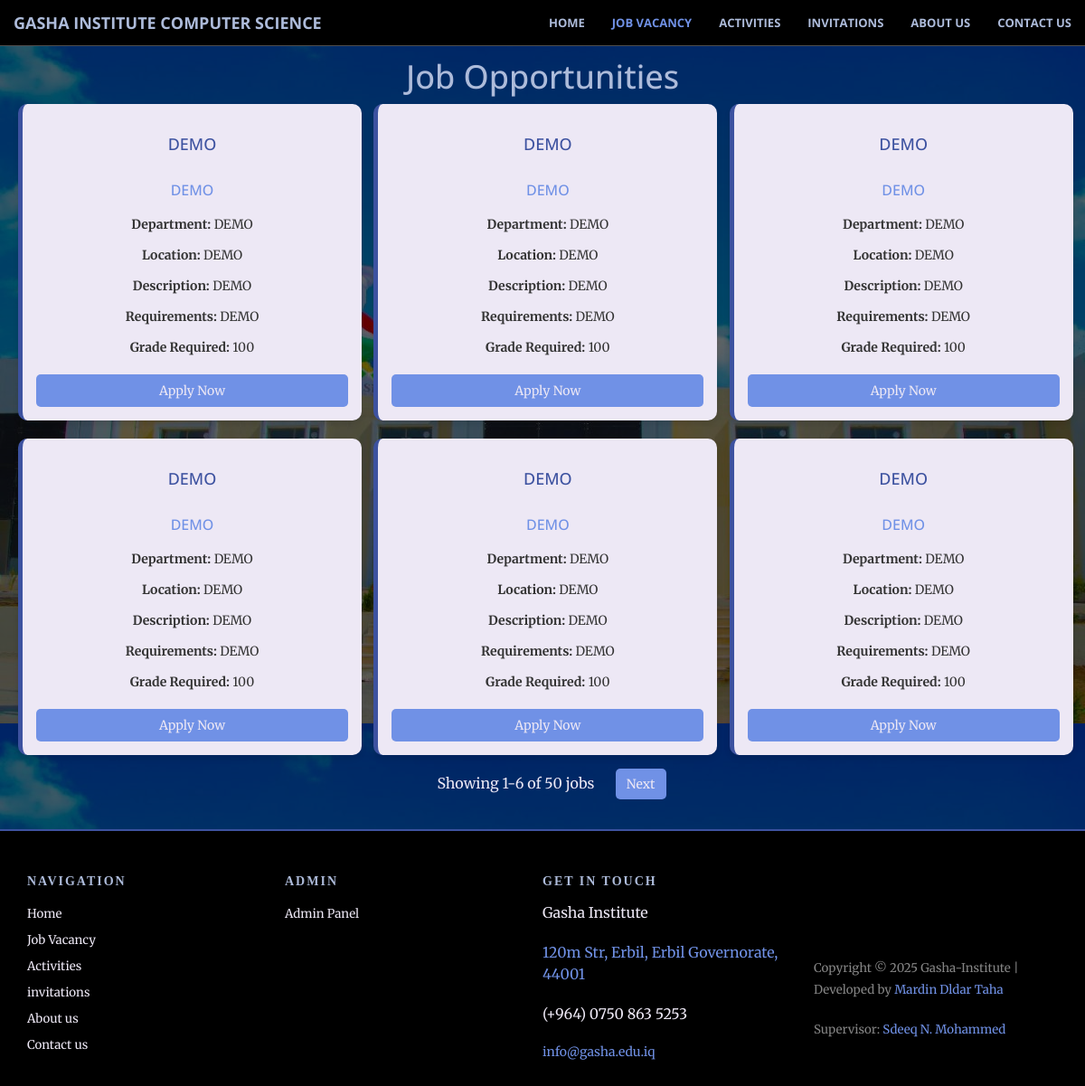
/jobs.php, run on the app's committed database.
### tables this page shows
CREATE TABLE `jobs` (
  `job_id` int(11) NOT NULL,
  `job_title` varchar(255) NOT NULL,
  `company_name` varchar(255) NOT NULL,
  `department` varchar(255) NOT NULL,
  `location` varchar(255) NOT NULL,
  `description` text NOT NULL,
  `requirements` text NOT NULL,
  `grade` int(100) NOT NULL
);

### jobs.php (the view, shortened to what this page needs)
<!DOCTYPE html>
<html lang="en">
    <head>
        <link rel="stylesheet" href="css/bootstrap.min.css" type="text/css">
        <link type="text/css" rel="stylesheet" href="css/style.css">
        <link rel="stylesheet" href="font-awesome/css/font-awesome.min.css" type="text/css">
        <link rel="stylesheet" href="css/animate.min.css" type="text/css">
        <link rel="stylesheet" href="css/creative.css" type="text/css">
    </head>
    <body id="page-top">
        <nav id="mainNav" class="navbar navbar-default navbar-fixed-top" style="background:black">
            <div class="container-fluid">
                <div class="navbar-header">
                    <a class="navbar-brand page-scroll" href="https://gie.gasha.edu.iq/computer-science/">Gasha Institute Computer Science</a>
                </div>
                <div class="collapse navbar-collapse" id="bs-example-navbar-collapse-1">
                    <ul class="nav navbar-nav navbar-right">
                        <li>
                            <a class="page-scroll" href="./index.php">Home</a>
                        </li>
                        <li>
                            <a class="page-scroll" href="#" style="color: #7091e6;">Job Vacancy</a>
                        </li>
                        <li>
                            <a class="page-scroll" href="./activity.php">Activities</a>
                        </li>
                        <li>
                            <a class="page-scroll" href="./invitations.php">Invitations</a>
                        </li>
                        <li>
                            <a class="page-scroll" href="./about.php">About us</a>
                        </li>
                        <li>
                            <a class="page-scroll" href="./contact.php">Contact us</a>
                        </li>
                    </ul>
                </div>
            </div>
        </nav>
        <header style="background: linear-gradient(rgba(0, 0, 0, 0.6), rgba(0, 0, 0, 0.6)),
  url(./img/header.jpg);">
          <link rel="stylesheet" href="stylejobs.css" type="text/css">
        <?php
$servername = "sql108.infinityfree.com";
$username = "if0_38250336";
$password = "Ahm20066";
$dbname = "if0_38250336_PMS";
$conn = new mysqli($servername, $username, $password, $dbname);
$sql = "SELECT job_id, job_title, company_name, department, location, description, requirements, grade FROM jobs ORDER BY grade DESC";
$result = $conn->query($sql);
$jobs = [];
if ($result->num_rows > 0) {
    while($row = $result->fetch_assoc()) {
        $jobs[] = $row;
    }
}
$totalJobs = count($jobs);
$jobsPerPage = 6;
$totalPages = ceil($totalJobs / $jobsPerPage);
$currentPage = isset($_GET['page']) ? $_GET['page'] : 1;
$offset = ($currentPage - 1) * $jobsPerPage;
$currentJobs = array_slice($jobs, $offset, $jobsPerPage);
?>
<div class="job-listings">
    <h1>Job Opportunities</h1>
    <div class="job-slider">
        <div class="job-grid">
            <?php if (count($currentJobs) > 0): ?>
                <?php foreach($currentJobs as $row): ?>
                    <div class="job-card">
                        <h2><?php echo htmlspecialchars($row['job_title']); ?></h2>
                        <h3><?php echo htmlspecialchars($row['company_name']); ?></h3>
                        <p><strong>Department:</strong> <?php echo htmlspecialchars($row['department']); ?></p>
                        <p><strong>Location:</strong> <?php echo htmlspecialchars($row['location']); ?></p>
                        <p><strong>Description:</strong> <?php echo htmlspecialchars($row['description']); ?></p>
                        <p><strong>Requirements:</strong> <?php echo htmlspecialchars($row['requirements']); ?></p>
                        <p><strong>Grade Required:</strong> <?php echo htmlspecialchars($row['grade']); ?></p>
                        <button class="apply-btn" onclick="openForm(<?php echo $row['job_id']; ?>)">Apply Now</button>
                    </div>
                <?php endforeach; ?>
            <?php else: ?>
                <p>No job listings available.</p>
            <?php endif; ?>
        </div>
        <div class="pagination">
            <span class="pagination-info">Showing <?php echo $offset + 1; ?>-<?php echo min($offset + $jobsPerPage, $totalJobs); ?> of <?php echo $totalJobs; ?> jobs</span>
            <?php if ($currentPage < $totalPages): ?>
                <a href="?page=<?php echo $currentPage + 1; ?>" class="pagination-btn">Next</a>
            <?php endif; ?>
        </div>
    </div>
</div>
        </header>
    <div class="footer">
			<div class="container">
				<div class="col-md-3 ftr_navi ftr">
					<h3>NAVIGATION</h3>
					<ul>
						<li>
							<a href="./index.php">Home</a>
						</li>
						<li>
							<a href="#">Job Vacancy</a>
						</li>
						<li>
							<a href="./activity.php">Activities</a>
						</li>
						<li>
							<a href="./invitations.php">invitations</a>
						</li>
                        <li>
							<a href="./about.php">About us</a>
						</li>
                        <li>
							<a href="./contact.php">Contact us</a>
						</li>
					</ul>
				</div>
				<div class="col-md-3 ftr_navi ftr">
                <h3>ADMIN</h3>
					<ul>
                        <li>
						    <a href="./login.php">Admin Panel</a>
						</li>
					</ul>
				</div>
				<div class="col-md-3 get_in_touch ftr">
					<h3>GET IN TOUCH</h3>
					<p>Gasha Institute</p>
					<p><a href="https://maps.app.goo.gl/QMjYV6wdXHHcMfWo8">120m Str, Erbil, Erbil Governorate, 44001</a></p>
					<p>(+964) 0750 863 5253</p>
					<a href="mailto:info@gasha.edu.iq">info@gasha.edu.iq</a>
				</div>
				<div class="col-md-3 ftr-logo">
					<p>Copyright &copy; 2025 Gasha-Institute | Developed by
              <a href="https://linkedin.com/" target="_parent">Mardin Dldar Taha</a></P>
              <p>Supervisor: <a href="https://linkedin.com/"> Sdeeq N. Mohammed</a></p>
				</div>
				<div class="clearfix"></div>
			</div>
		</div>
    </body>
</html>

### css/style.css (style rules this page uses)
.footer { padding-bottom: 2em; border-top: 2.5px solid #3d52a0; padding: 2em 0; background-color: black; }
.ftr_navi ul li { display:block; }
.ftr_navi ul li a { display:block; padding:5px 0; color: #ede8f5; font-size: .95em; }
.ftr-logo p { margin-top:1em; color: #848484; line-height:1.8em; font-size: 0.95em; }
.ftr-logo p a { color: #7091e6; }
.ftr { margin-top:0em; padding:0; }
.ftr_navi.ftr ul { margin: 0; padding: 0; list-style: none; }
.ftr-logo { margin-top: 7em; }
.get_in_touch h3,.ftr_navi h3 { letter-spacing: 2px; font-family: 'Poiret One', cursive; font-size: 1em; font-weight: 600; margin-bottom: 1em; color: #adbbda; }
.get_in_touch p { color: #ede8f5; padding: 0px 0; }
.get_in_touch a { color: #7091e6; text-decoration: none; }

### css/creative.css (style rules this page uses)
html, body { width: 100%; height: 100%; }
body { font-family: Merriweather,'Helvetica Neue',Arial,sans-serif; }
a { color: #7091e6; -webkit-transition: all .35s; -moz-transition: all .35s; transition: all .35s; }
h1, h2, h3, h4, h5, h6 { font-family: 'Open Sans','Helvetica Neue',Arial,sans-serif; }
p { margin-bottom: 20px; font-size: 16px; line-height: 1.5; }
.navbar-default { border-color: rgba(34,34,34,.05); font-family: 'Open Sans','Helvetica Neue',Arial,sans-serif; background-color: #fff; -webkit-transition: all .35s; -moz-transition: all .35s; transition: all .35s; }
.navbar-default .navbar-header .navbar-brand { text-transform: uppercase; font-family: 'Open Sans','Helvetica Neue',Arial,sans-serif; font-weight: 700; color: #adbbda; }
.navbar-default .nav > li>a, .navbar-default .nav>li>a:focus { text-transform: uppercase; font-size: 13px; font-weight: 700; color: #adbbda; }
@media (min-width:768px) { .navbar-default { border-color: rgba(255,255,255,.3); background-color: transparent; } }
@media (min-width:768px) { .navbar-default .navbar-header .navbar-brand { color: #adbbda; } }
@media (min-width:768px) { .navbar-default .nav > li>a, .navbar-default .nav>li>a:focus { color: #adbbda; } }
header { position: relative; width: 100%; min-height: auto; text-align: center; background: linear-gradient(rgba(0, 0, 0, 0.5), rgba(0, 0, 0, 0.5)), url(../img/header.jpg); background-position: center; -webkit-background-size: cover; -moz-background-size: cover; background-size: cover; -o-background-size: cover; }
@media (min-width:768px) { header { min-height: 100%; } }
body { webkit-tap-highlight-color: #222; }

### stylejobs.css (style rules this page uses)
.job-listings { max-width: 1200px; margin: 0 auto; padding: 20px; }
.job-listings h1 { padding-top: 25px; text-align: center; color: #adbbda; }
.job-slider { position: relative; }
.job-grid { display: grid; grid-template-columns: repeat(auto-fit, minmax(300px, 1fr)); gap: 20px; }
.pagination { text-align: center; margin-top: 20px; }
.pagination-btn { background-color: #7091e6; color: #ede8f5; padding: 8px 12px; border: none; border-radius: 5px; cursor: pointer; text-decoration: none; }
.pagination-info { margin: 0 20px; font-size: 16px; color: #ede8f5; }
.job-card { background-color: #ede8f5; border-left: 5px solid #3d52a0; padding: 15px; border-radius: 10px; box-shadow: 0px 4px 6px rgba(0, 0, 0, 0.1); transition: transform 0.2s ease-in-out; height: 350px; width: 380px; display: flex; flex-direction: column; justify-content: space-between; }
.job-card h2 { color: #3d52a0; font-size: 18px; margin-bottom: 10px; }
.job-card h3 { color: #7091e6; font-size: 16px; margin-bottom: 10px; }
.job-card p { color: #333; font-size: 14px; margin: 5px 0; overflow: hidden; text-overflow: ellipsis; }
.apply-btn { background-color: #7091e6; color: #ede8f5; border: none; padding: 8px 12px; cursor: pointer; border-radius: 5px; margin-top: 10px; }

### data on the page
jobs: job_title "DEMO", company_name "DEMO", department "DEMO", location "DEMO", description "DEMO", requirements "DEMO", grade "100"
jobs: job_title "DEMO", company_name "DEMO", department "DEMO", location "DEMO", description "DEMO", requirements "DEMO", grade "100"
jobs: job_title "DEMO", company_name "DEMO", department "DEMO", location "DEMO", description "DEMO", requirements "DEMO", grade "100"
jobs: job_title "DEMO", company_name "DEMO", department "DEMO", location "DEMO", description "DEMO", requirements "DEMO", grade "100"
jobs: job_title "DEMO", company_name "DEMO", department "DEMO", location "DEMO", description "DEMO", requirements "DEMO", grade "100"
jobs: job_title "DEMO", company_name "DEMO", department "DEMO", location "DEMO", description "DEMO", requirements "DEMO", grade "100"

### other printed values
$offset + 1 "1"
min($offset + $jobsPerPage, $totalJobs) "6"
$totalJobs "50"
